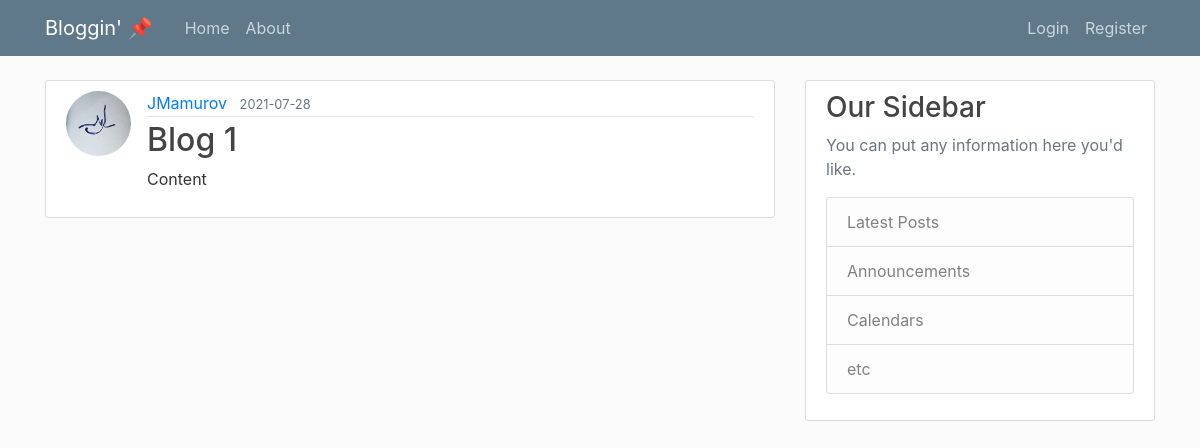
/post/1, run on an earlier commit of the app's database.
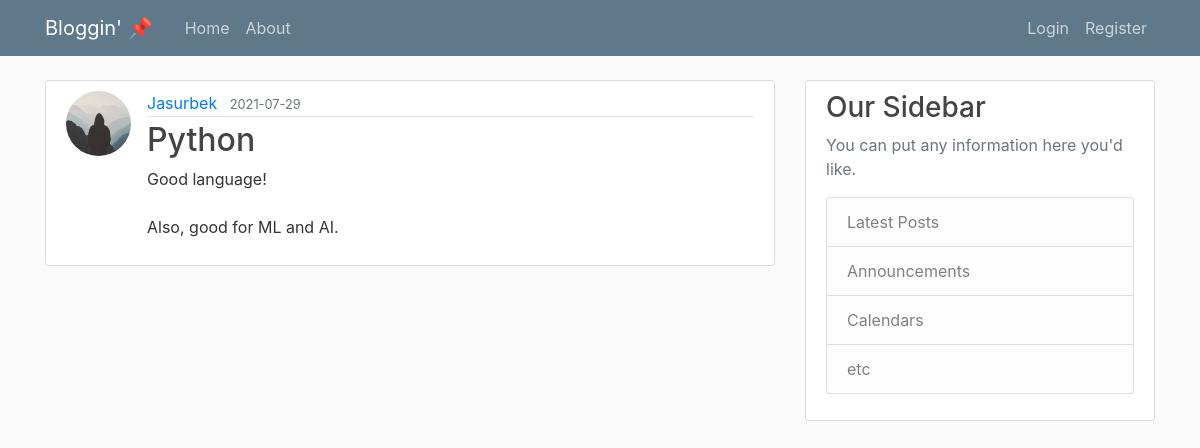
And on a later commit of the database.
### main_flask/models.py (models this page shows, shortened)
class User(db.Model, UserMixin):
    id = db.Column(db.Integer, primary_key=True)
    username = db.Column(db.String(20), unique=True, nullable=False)
    email = db.Column(db.String(120), unique=True, nullable=False)
    image_file = db.Column(db.String(20), nullable=False,
                           default='default.jpg')
    password = db.Column(db.String(60), nullable=False)
    posts = db.relationship('Post', backref='author', lazy=True)

class Post(db.Model):
    id = db.Column(db.Integer, primary_key=True)
    title = db.Column(db.String(100), nullable=False)
    date_posted = db.Column(db.DateTime, nullable=False,
                            default=datetime.utcnow)
    content = db.Column(db.Text, nullable=False)
    user_id = db.Column(db.Integer, db.ForeignKey('user.id'), nullable=False)

### main_flask/routes.py (the view)
@app.route('/post/<int:post_id>')
def post(post_id):
    post = Post.query.get_or_404(post_id)
    return render_template("post.html", title = 'Post ⚙', post = post)

### main_flask/templates/post.html (shortened to what this page needs)
{% extends "layout.html" %}
{% block content %}
    <article class="media content-section">
      <img class = "rounded-circle article-img" src = "{{ url_for('static', filename = 'profile_pics/' + post.author.image_file ) }}">
        <div class="media-body">
          <div class="article-metadata">
            <a class="mr-2" href="{{ url_for('user_posts', username=post.author.username) }}">{{ post.author.username }}</a>
            <small class="text-muted">{{ post.date_posted.strftime('%Y-%m-%d')}}</small>
          </div>
          <h2 class = "article-title">{{ post.title }}</h2>
          <p class="article-content">{{ post.content }}</p>
        </div>
    </article>
{% endblock content %}

What changed in the data, as far as the page shows it:
no longer on this page (row edited): User: image_file (picture), author.username "JMamurov"
now on this page (row edited): User: image_file (placeholder picture), author.username "Jasurbek"
changed Post: date_posted "2021-07-28" → "2021-07-29"; title "Blog 1" → "Python"; content "Content" → "Good language! Also, good for ML and AI."
